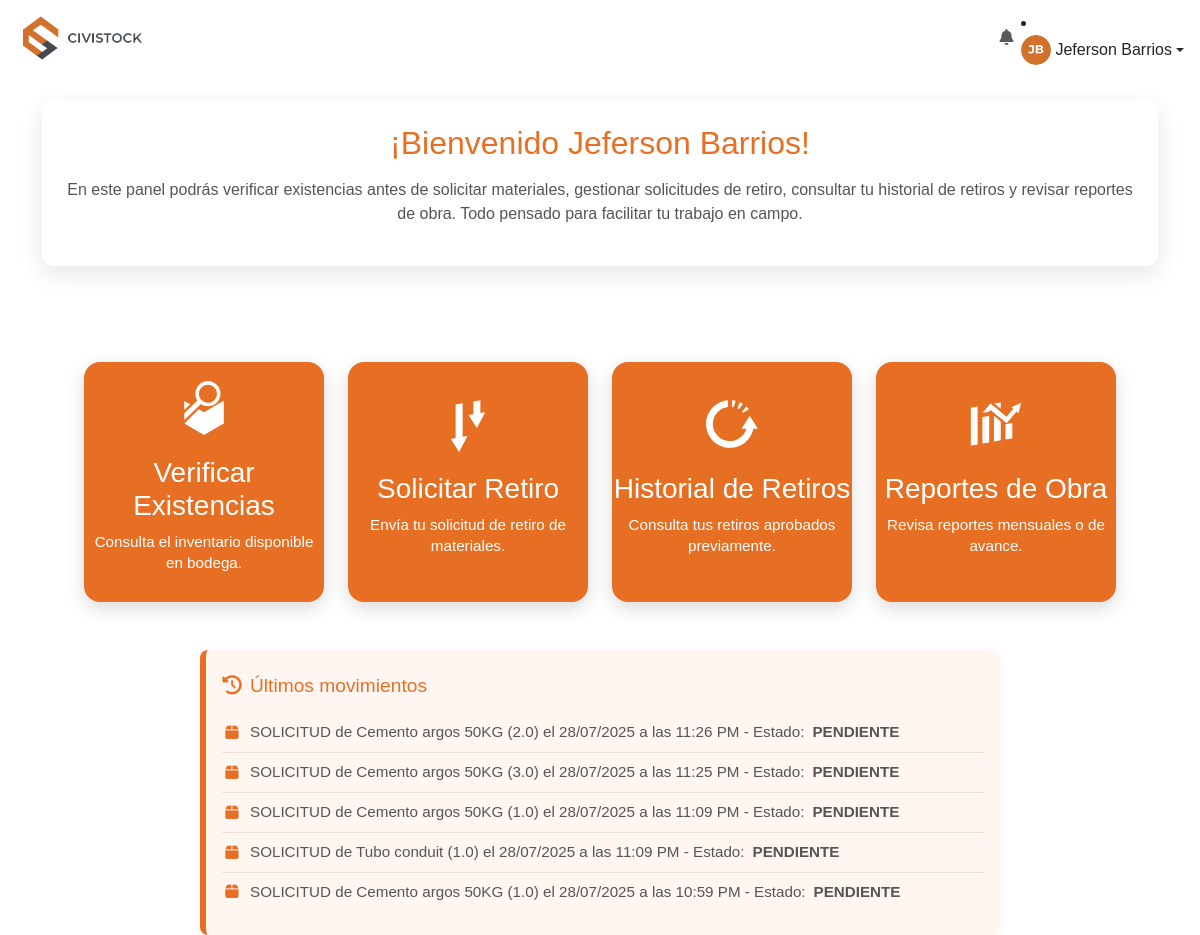
Before: /ingeniero/dashboard (signed in) with the older database file.
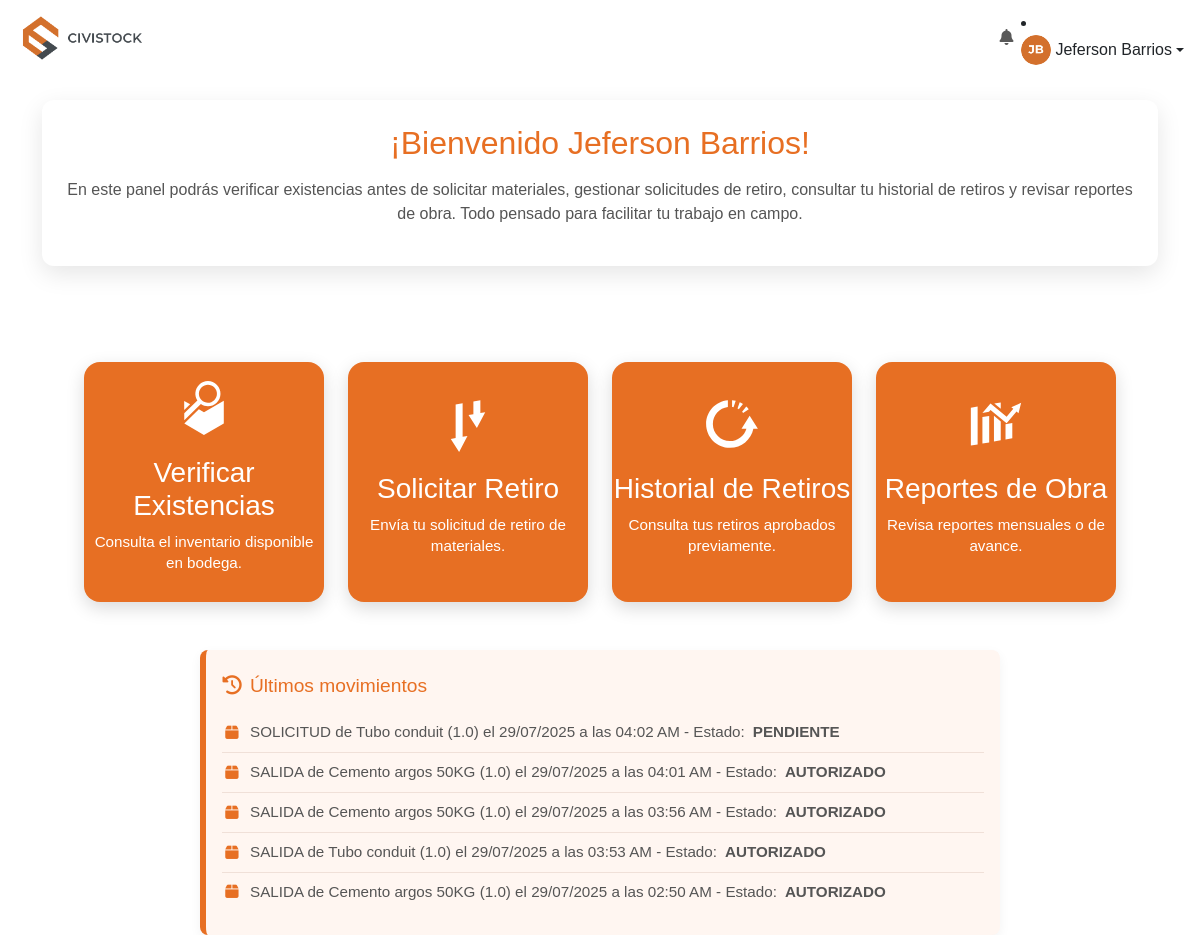
After: the same page with the newer database file.
### models.py (models this page shows, shortened)
class Movimiento(db.Model):
    __tablename__ = 'movimiento'
    id = db.Column(db.Integer, primary_key=True)
    material_id = db.Column(db.Integer, db.ForeignKey('material.id', name='fk_movimiento_material'), nullable=False)
    tipo = db.Column(db.String(20), nullable=False)
    cantidad = db.Column(db.Float, nullable=False)
    fecha = db.Column(db.DateTime, default=datetime.utcnow)
    solicitado_por_id = db.Column(db.Integer, db.ForeignKey('user.id', name='fk_movimiento_solicitante'), nullable=False)
    solicitado_por = db.relationship('User', foreign_keys=[solicitado_por_id], backref='movimientos_solicitados')
    usuario_id = db.Column(db.Integer, db.ForeignKey('user.id', name='fk_movimiento_usuario'))
    usuario = db.relationship('User', foreign_keys=[usuario_id], backref='movimientos_procesados')
    observacion = db.Column(db.Text)
    estado = db.Column(db.String(20), default='PENDIENTE')
    observacion_almacenista = db.Column(db.Text)
    evidencia = db.Column(db.String(200))
    evidencia_almacenista = db.Column(db.String(200))
    visible_en_existencias = db.Column(db.Boolean, default=True)

class Material(db.Model):
    __tablename__ = 'material'
    id = db.Column(db.Integer, primary_key=True)
    codigo = db.Column(db.String(50), unique=True, nullable=False)
    nombre = db.Column(db.String(100), nullable=False)
    descripcion = db.Column(db.String(200))
    stock = db.Column(db.Float, default=0)
    stock_minimo = db.Column(db.Integer, default=0)
    unidad = db.Column(db.String(50))
    en_devolucion = db.Column(db.Float, default=0)
    movimientos = db.relationship('Movimiento', backref='material', lazy=True)

### ingeniero_routes.py (the view)
@ingeniero_bp.route('/dashboard')
@ingeniero_required
def dashboard():
    sync_user_session()
    usuario = User.query.filter_by(username=session.get('user')).first()
    ultimos_movimientos = Movimiento.query.filter_by(solicitado_por_id=usuario.id).order_by(Movimiento.fecha.desc()).limit(5).all()
    return render_template('Ingeniero/dashboard_ingeniero.html', ultimos_movimientos=ultimos_movimientos , fecha_y_hora_colombia=fecha_y_hora_colombia)

### ingeniero_routes.py (called while the page is built)
def ingeniero_required(func):
    @wraps(func)
    def wrapper(*args, **kwargs):
        if 'user_role' not in session or session['user_role'] != 'INGENIERO':
            flash('Acceso no autorizado.', 'error')
            return redirect(url_for('login'))
        return func(*args, **kwargs)
    return wrapper

def sync_user_session():
    user = User.query.filter_by(username=session.get('user')).first()
    if user:
        session['user_name'] = user.nombre
        session['user_photo'] = user.foto
        session['user_id'] = user.id

### utils.py (called while the page is built)
def fecha_y_hora_colombia(fecha_utc):
    if not fecha_utc:
        return {"fecha": "-", "hora": "-"}
    zona_col = pytz.timezone('America/Bogota')
    if fecha_utc.tzinfo is None:
        fecha_utc = pytz.utc.localize(fecha_utc)
    fecha_local = fecha_utc.astimezone(zona_col)
    return {
        "fecha": fecha_local.strftime("%d/%m/%Y"),
        "hora": fecha_local.strftime("%I:%M %p")
    }

def obtener_materiales_bajo_stock():
    return Material.query.filter(Material.stock <= Material.stock_minimo).all()

### templates/Ingeniero/dashboard_ingeniero.html (shortened to what this page needs)
{% extends "base.html" %}
{% block content %}
  <div class="welcome-text">
    <h2>¡Bienvenido {{ user_name or 'Ingeniero' }}!</h2>
    <p>
      En este panel podrás verificar existencias antes de solicitar materiales,
      gestionar solicitudes de retiro, consultar tu historial de retiros y
      revisar reportes de obra. Todo pensado para facilitar tu trabajo en campo.
    </p>
  </div>
  <div class="cards-container">
    <a href="{{ url_for('ingeniero.existencias') }}" class="dashboard-card">
      <div class="card-icon">
        <img src="{{ url_for('static', filename='existencias.svg') }}" alt="Icono Existencias">
      </div>
      <h3>Verificar Existencias</h3>
      <p>Consulta el inventario disponible en bodega.</p>
    </a>
    <a href="{{ url_for('ingeniero.solicitar_retiro') }}" class="dashboard-card">
      <div class="card-icon">
        <img src="{{ url_for('static', filename='solicitar.svg') }}" alt="Icono Solicitar">
      </div>
      <h3>Solicitar Retiro</h3>
      <p>Envía tu solicitud de retiro de materiales.</p>
    </a>
    <a href="{{ url_for('ingeniero.historial_retiros') }}" class="dashboard-card">
      <div class="card-icon">
        <img src="{{ url_for('static', filename='historial.svg') }}" alt="Icono Historial">
      </div>
      <h3>Historial de Retiros</h3>
      <p>Consulta tus retiros aprobados previamente.</p>
    </a>
    <a href="{{ url_for('ingeniero.reportes') }}" class="dashboard-card">
      <div class="card-icon">
        <img src="{{ url_for('static', filename='reportes.svg') }}" alt="Icono Reportes">
      </div>
      <h3>Reportes de Obra</h3>
      <p>Revisa reportes mensuales o de avance.</p>
    </a>
  </div>
<div id="panel-movimientos">
  {% include 'Ingeniero/Componentes/_fragmento_panel_movimientos_ing.html' %}
</div>
{% endblock %}
{% block scripts %}
  {{ super() }}
{% endblock %}

### templates/Ingeniero/Componentes/_fragmento_panel_movimientos_ing.html
  <div class="alert-panel">
    <h4><i class="fas fa-history"></i> Últimos movimientos</h4>
    <ul>
      {% if ultimos_movimientos %}
        {% for mov in ultimos_movimientos %}
          <li>
            <i class="fas fa-box"></i>
            {{ mov.tipo }} de {{ mov.material.nombre }} ({{ mov.cantidad }}) el {{ fecha_y_hora_colombia(mov.fecha).fecha }} a las {{ fecha_y_hora_colombia(mov.fecha).hora }}
            {% if mov.estado %}
              - Estado: <strong>{{ mov.estado }}</strong>
            {% endif %}
          </li>
        {% endfor %}
      {% else %}
        <li>No hay movimientos recientes.</li>
      {% endif %}
    </ul>
  </div>

Changed rows visible on the page:
removed Movimiento: tipo "SOLICITUD", material.nombre "Cemento argos 50KG", cantidad "2.0", fecha "28/07/2025", fecha "11:26 PM", estado "PENDIENTE"
removed Movimiento: tipo "SOLICITUD", material.nombre "Cemento argos 50KG", cantidad "3.0", fecha "28/07/2025", fecha "11:25 PM", estado "PENDIENTE"
removed Movimiento: tipo "SOLICITUD", material.nombre "Cemento argos 50KG", cantidad "1.0", fecha "28/07/2025", fecha "11:09 PM", estado "PENDIENTE"
removed Movimiento: tipo "SOLICITUD", material.nombre "Tubo conduit", cantidad "1.0", fecha "28/07/2025", fecha "11:09 PM", estado "PENDIENTE"
changed Movimiento "SOLICITUD": material.nombre "Cemento argos 50KG" → "Tubo conduit"; fecha "28/07/2025" → "29/07/2025"; fecha "10:59 PM" → "04:02 AM"
now on this page (row edited): Movimiento: tipo "SALIDA", material.nombre "Cemento argos 50KG", cantidad "1.0", fecha "29/07/2025", fecha "04:01 AM", estado "AUTORIZADO"
now on this page (row edited): Movimiento: tipo "SALIDA", material.nombre "Cemento argos 50KG", cantidad "1.0", fecha "29/07/2025", fecha "03:56 AM", estado "AUTORIZADO"
now on this page (row edited): Movimiento: tipo "SALIDA", material.nombre "Tubo conduit", cantidad "1.0", fecha "29/07/2025", fecha "03:53 AM", estado "AUTORIZADO"
now on this page (row edited): Movimiento: tipo "SALIDA", material.nombre "Cemento argos 50KG", cantidad "1.0", fecha "29/07/2025", fecha "02:50 AM", estado "AUTORIZADO"
